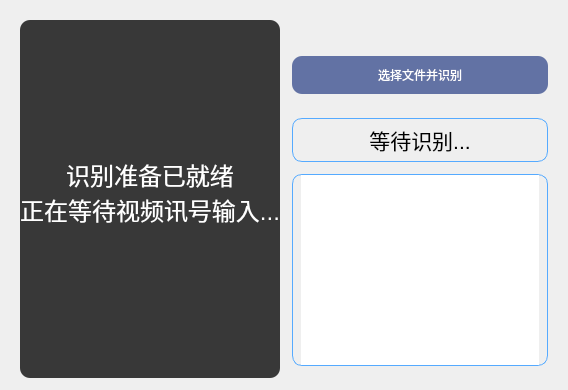
                     <widget class="QWidget" name="mainPage">
                      <layout class="QVBoxLayout" name="verticalLayout_20">
                       <item>
                        <widget class="QWidget" name="window" native="true">
                         <property name="styleSheet">
                          <string notr="true">QWidget#window{
	font: 25 9pt &quot;微软雅黑 Light&quot;;
    border-radius:10px;
}</string>
                         </property>
                         <layout class="QGridLayout" name="gridLayout_4" rowstretch="0,0,0,0,0,0,0,0" columnstretch="8,0,0">
                          <property name="bottomMargin">
                           <number>1</number>
                          </property>
                          <property name="spacing">
                           <number>12</number>
                          </property>
                          <item row="0" column="0" rowspan="8">
                           <widget class="QFrame" name="frame_2">
                            <property name="styleSheet">
                             <string notr="true">border-radius:10px;
border-color: rgb(85, 170, 255);
background-color: rgb(56, 56, 56);</string>
                            </property>
                            <property name="frameShape">
                             <enum>QFrame::StyledPanel</enum>
                            </property>
                            <property name="frameShadow">
                             <enum>QFrame::Raised</enum>
                            </property>
                            <layout class="QGridLayout" name="gridLayout_5" rowstretch="1,0">
                             <property name="leftMargin">
                              <number>0</number>
                             </property>
                             <property name="topMargin">
                              <number>10</number>
                             </property>
                             <property name="rightMargin">
                              <number>0</number>
                             </property>
                             <property name="bottomMargin">
                              <number>10</number>
                             </property>
                             <property name="spacing">
                              <number>0</number>
                             </property>
                             <item row="1" column="1" colspan="2">
                              <widget class="QLabel" name="label_controller">
                               <property name="styleSheet">
                                <string notr="true">color: rgb(255, 255, 255);</string>
                               </property>
                               <property name="text">
                                <string/>
                               </property>
                               <property name="alignment">
                                <set>Qt::AlignCenter</set>
                               </property>
                               <property name="margin">
                                <number>0</number>
                               </property>
                              </widget>
                             </item>
                             <item row="0" column="1" colspan="2">
                              <widget class="QLabel" name="label_img">
                               <property name="font">
                                <font>
                                 <family>Segoe UI</family>
                                 <pointsize>18</pointsize>
                                 <italic>false</italic>
                                 <bold>false</bold>
                                </font>
                               </property>
                               <property name="styleSheet">
                                <string notr="true">color: rgb(255, 255, 255);
font: 18pt;</string>
                               </property>
                               <property name="text">
                                <string>识别准备已就绪
正在等待视频讯号输入...</string>
                               </property>
                               <property name="alignment">
                                <set>Qt::AlignCenter</set>
                               </property>
                              </widget>
                             </item>
                            </layout>
                           </widget>
                          </item>
                          <item row="5" column="1" colspan="2">
                           <widget class="QLabel" name="label_res">
                            <property name="sizePolicy">
                             <sizepolicy hsizetype="Preferred" vsizetype="Preferred">
                              <horstretch>0</horstretch>
                              <verstretch>0</verstretch>
                             </sizepolicy>
                            </property>
                            <property name="font">
                             <font>
                              <family>Segoe UI</family>
                              <pointsize>16</pointsize>
                              <italic>false</italic>
                              <bold>false</bold>
                              <kerning>true</kerning>
                             </font>
                            </property>
                            <property name="styleSheet">
                             <string notr="true">border: 1px solid rgb(85, 170, 255);
border-radius: 10px;
padding:5 8px;
font: 16pt;</string>
                            </property>
                            <property name="text">
                             <string>等待识别...</string>
                            </property>
                            <property name="alignment">
                             <set>Qt::AlignCenter</set>
                            </property>
                            <property name="margin">
                             <number>0</number>
                            </property>
                           </widget>
                          </item>
                          <item row="3" column="1" colspan="2">
                           <widget class="QPushButton" name="btn_start">
                            <property name="styleSheet">
                             <string notr="true">color: rgb(255, 255, 255);

background-color: #6272a4;

padding:10px;

border-radius:10px
</string>
                            </property>
                            <property name="text">
                             <string>选择文件并识别</string>
                            </property>
                           </widget>
                          </item>
                          <item row="6" column="1" colspan="2">
                           <widget class="QTextBrowser" name="textBrowser">
                            <property name="styleSheet">
                             <string notr="true">QTextBrowser{
border: 1px solid gray;
border-radius: 10px;
padding: 0 8px;
selection-background-color: darkgray;
border-color: rgb(85, 170, 255);
}</string>
                            </property>
                            <property name="verticalScrollBarPolicy">
                             <enum>Qt::ScrollBarAsNeeded</enum>
                            </property>
                           </widget>
                          </item>
                         </layout>
                        </widget>
                       </item>
                      </layout>
                     </widget>
